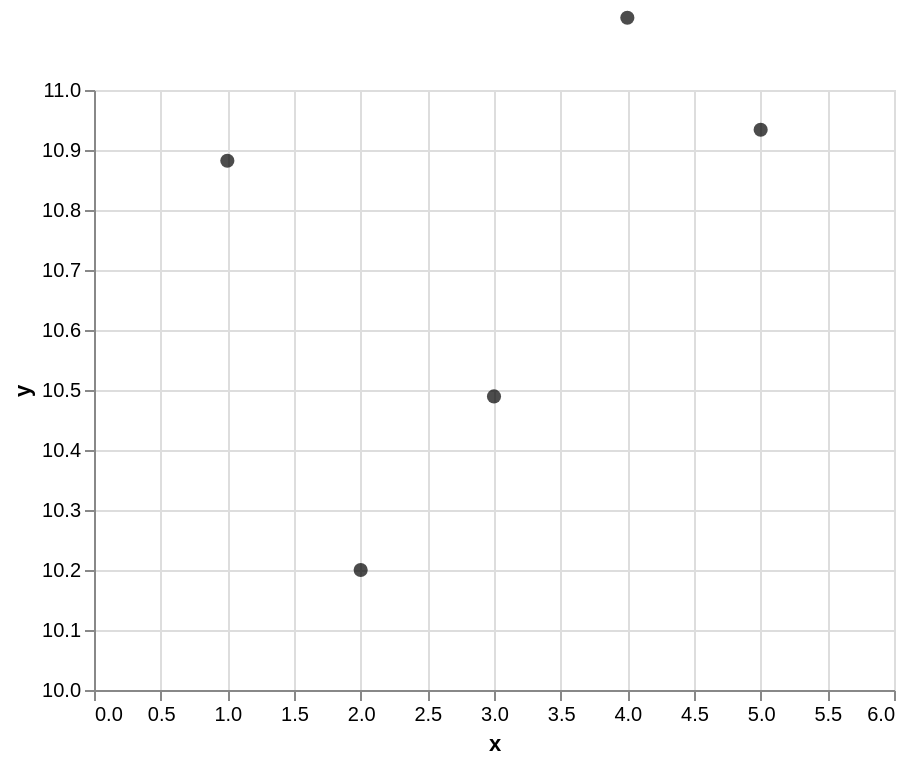

Here is the Vega-Lite specification saved for this chart:
### Vega-Lite specification from a JSON file in a GitHub repository (floating-point values rounded to 4 significant figures)
{"config": {"view": {"height": 300, "width": 400}}, "layer": [{"encoding": {"y": {"scale": {"domain": [10, 11], "zero": false}, "title": "y", "field": "properties.y", "type": "quantitative", "axis": {"title": "y"}}, "x": {"scale": {"domain": [0, 6]}, "title": "x", "field": "properties.x", "type": "quantitative", "axis": {"title": "x"}}, "color": {"value": "black"}}, "data": {"values": {"features": [{"properties": {"y": 10.88, "x": 1, "yerr": 0.2}, "geometry": {"coordinates": [125.6, 10.1], "type": "Point"}, "type": "Feature"}, {"properties": {"y": 10.2, "x": 2, "yerr": 0.2}, "geometry": {"coordinates": [125.6, 10.1], "type": "Point"}, "type": "Feature"}, {"properties": {"y": 10.49, "x": 3, "yerr": 0.2}, "geometry": {"coordinates": [125.6, 10.1], "type": "Point"}, "type": "Feature"}, {"properties": {"y": 11.12, "x": 4, "yerr": 0.2}, "geometry": {"coordinates": [125.6, 10.1], "type": "Point"}, "type": "Feature"}, {"properties": {"y": 10.93, "x": 5, "yerr": 0.2}, "geometry": {"coordinates": [125.6, 10.1], "type": "Point"}, "type": "Feature"}], "type": "FeatureCollection"}, "format": {"type": "json", "property": "features"}}, "mark": {"filled": true, "size": 50, "type": "point"}}, {"transform": [{"calculate": "datum.y+datum.yerr", "as": "ymax"}, {"calculate": "datum.y-datum.yerr", "as": "ymin"}], "encoding": {"y": {"field": "ymin", "type": "quantitative"}, "x": {"title": "x", "field": "properties.x", "type": "quantitative"}, "y2": {"field": "ymax", "type": "quantitative"}}, "data": {"values": {"features": [{"properties": {"y": 10.88, "x": 1, "yerr": 0.2}, "geometry": {"coordinates": [125.6, 10.1], "type": "Point"}, "type": "Feature"}, {"properties": {"y": 10.2, "x": 2, "yerr": 0.2}, "geometry": {"coordinates": [125.6, 10.1], "type": "Point"}, "type": "Feature"}, {"properties": {"y": 10.49, "x": 3, "yerr": 0.2}, "geometry": {"coordinates": [125.6, 10.1], "type": "Point"}, "type": "Feature"}, {"properties": {"y": 11.12, "x": 4, "yerr": 0.2}, "geometry": {"coordinates": [125.6, 10.1], "type": "Point"}, "type": "Feature"}, {"properties": {"y": 10.93, "x": 5, "yerr": 0.2}, "geometry": {"coordinates": [125.6, 10.1], "type": "Point"}, "type": "Feature"}], "type": "FeatureCollection"}, "format": {"type": "json", "property": "features"}}, "mark": "rule"}], "$schema": "https://vega.github.io/schema/vega-lite/v2.4.1.json"}
